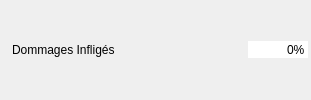
       <widget class="QWidget" name="widget_dommage" native="true">
        <property name="sizePolicy">
         <sizepolicy hsizetype="Preferred" vsizetype="Preferred">
          <horstretch>0</horstretch>
          <verstretch>0</verstretch>
         </sizepolicy>
        </property>
        <property name="minimumSize">
         <size>
          <width>200</width>
          <height>26</height>
         </size>
        </property>
        <layout class="QHBoxLayout" name="horizontalLayout">
         <property name="spacing">
          <number>2</number>
         </property>
         <property name="leftMargin">
          <number>3</number>
         </property>
         <property name="topMargin">
          <number>3</number>
         </property>
         <property name="rightMargin">
          <number>3</number>
         </property>
         <property name="bottomMargin">
          <number>3</number>
         </property>
         <item>
          <widget class="QLabel" name="label_2">
           <property name="text">
            <string/>
           </property>
           <property name="pixmap">
            <pixmap resource="../images/images.qrc">:/Aptitudes/dommages.png</pixmap>
           </property>
          </widget>
         </item>
         <item>
          <widget class="QLabel" name="label_dommage">
           <property name="text">
            <string>Dommages Infligés</string>
           </property>
          </widget>
         </item>
         <item>
          <spacer name="horizontalSpacer_2">
           <property name="orientation">
            <enum>Qt::Horizontal</enum>
           </property>
           <property name="sizeHint" stdset="0">
            <size>
             <width>131</width>
             <height>17</height>
            </size>
           </property>
          </spacer>
         </item>
         <item>
          <widget class="QSpinBox" name="sp_dommage">
           <property name="focusPolicy">
            <enum>Qt::NoFocus</enum>
           </property>
           <property name="autoFillBackground">
            <bool>true</bool>
           </property>
           <property name="frame">
            <bool>false</bool>
           </property>
           <property name="alignment">
            <set>Qt::AlignRight|Qt::AlignTrailing|Qt::AlignVCenter</set>
           </property>
           <property name="buttonSymbols">
            <enum>QAbstractSpinBox::NoButtons</enum>
           </property>
           <property name="suffix">
            <string>%</string>
           </property>
           <property name="minimum">
            <number>-999999</number>
           </property>
           <property name="maximum">
            <number>9999999</number>
           </property>
           <property name="stepType">
            <enum>QAbstractSpinBox::DefaultStepType</enum>
           </property>
          </widget>
         </item>
        </layout>
       </widget>
